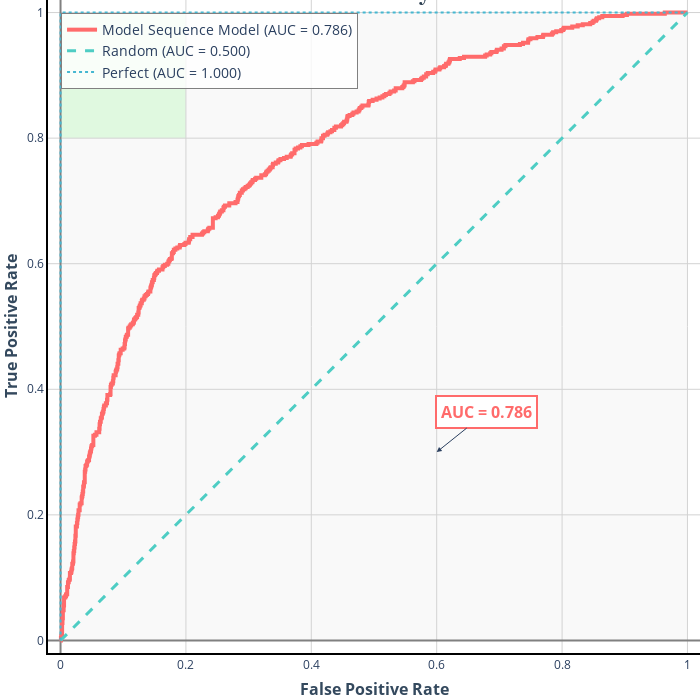
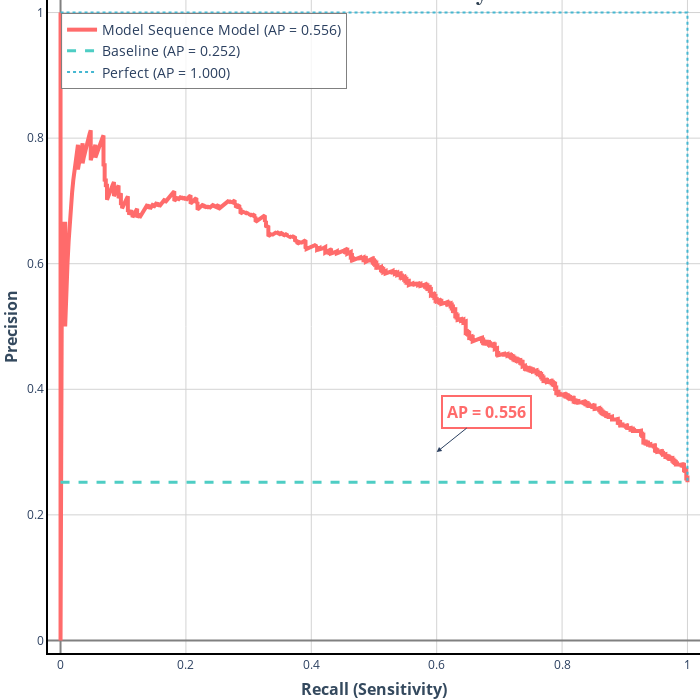
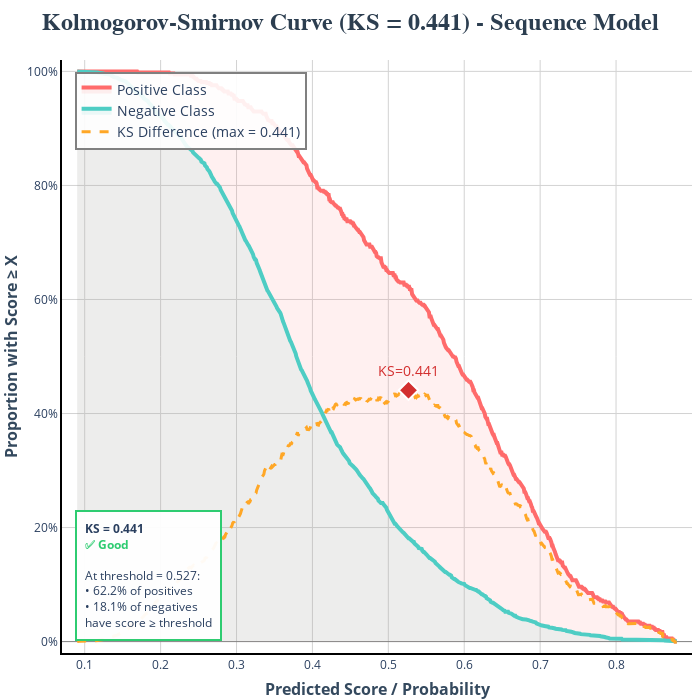
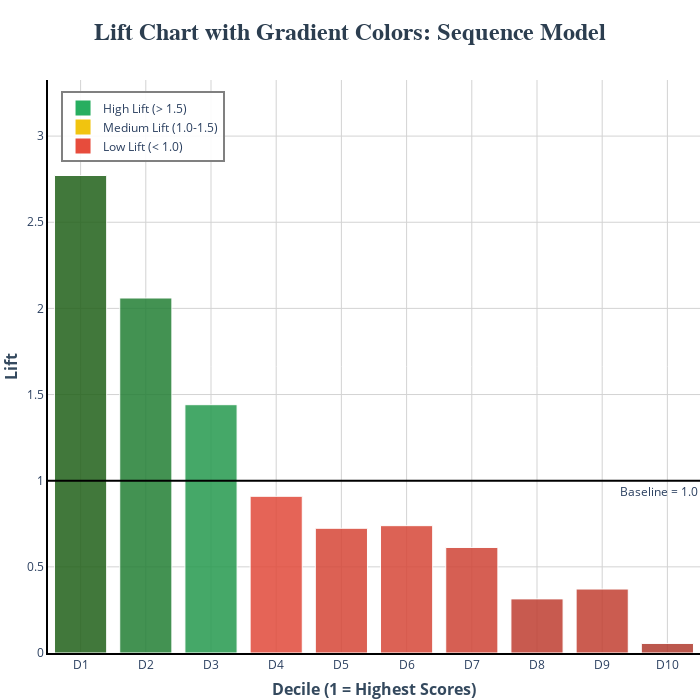

Source (notebook cell) for these figures, in order:
### Code cell
plots = log_all_plots(y_test_seq, y_pred_proba_seq, wandb_run_id, "Sequence Model")
for k, plot in plots.items():
    plot.show()

### Figure 1 — Plotly figure (JSON) as saved in the notebook; plotly's stock layout.template omitted (floating-point values rounded to 4 significant figures; data arrays with more than 128 entries replaced by an {"elided": "..."} marker saying what was removed)
{"data": [{"hovertemplate": "FPR: %{x:.3f}<br>TPR: %{y:.3f}<br><extra></extra>", "line": {"color": "#FF6B6B", "dash": "solid", "width": 4}, "mode": "lines", "name": "Model Sequence Model (AUC = 0.786)", "showlegend": true, "type": "scatter", "x": {"elided": "640 float values"}, "xaxis": "x", "y": {"elided": "640 float values"}, "yaxis": "y"}, {"line": {"color": "#4ECDC4", "dash": "dash", "width": 3}, "mode": "lines", "name": "Random (AUC = 0.500)", "showlegend": true, "type": "scatter", "x": [0, 1], "xaxis": "x", "y": [0, 1], "yaxis": "y"}, {"line": {"color": "#45B7D1", "dash": "dot", "width": 2}, "mode": "lines", "name": "Perfect (AUC = 1.000)", "showlegend": true, "type": "scatter", "x": [0, 0, 1], "xaxis": "x", "y": [0, 1, 1], "yaxis": "y"}], "layout": {"annotations": [{"arrowhead": 2, "ax": 50, "ay": -40, "bgcolor": "white", "bordercolor": "#FF6B6B", "borderpad": 4, "borderwidth": 2, "font": {"color": "#FF6B6B", "size": 16}, "showarrow": true, "text": "<b>AUC = 0.786</b>", "x": 0.6, "y": 0.3}], "height": 700, "hovermode": "x unified", "legend": {"bgcolor": "rgba(255, 255, 255, 0.8)", "bordercolor": "gray", "borderwidth": 1, "font": {"size": 14}, "x": 0.02, "y": 0.98}, "margin": {"b": 8, "l": 0, "r": 0, "t": 0}, "modebar": {"add": ["drawline", "drawopenpath", "drawclosedpath", "drawcircle", "drawrect", "eraseshape"], "remove": ["lasso2d", "select2d", "hoverClosestCartesian", "hoverCompareCartesian", "toggleSpikelines"]}, "paper_bgcolor": "white", "plot_bgcolor": "white", "shapes": [{"fillcolor": "rgba(0, 255, 0, 0.1)", "layer": "below", "line": {"width": 0}, "type": "rect", "x0": 0, "x1": 0.2, "xref": "x", "y0": 0.8, "y1": 1, "yref": "y"}, {"fillcolor": "rgba(128, 128, 128, 0.05)", "layer": "below", "line": {"width": 0}, "type": "rect", "x0": 0, "x1": 1, "xref": "x", "y0": 0, "y1": 1, "yref": "y"}], "title": {"font": {"color": "#2C3E50", "family": "Arial", "size": 24}, "text": "<b>ROC Curve Analysis</b>", "x": 0.5, "xanchor": "center"}, "width": 700, "xaxis": {"anchor": "y", "domain": [0, 1], "gridcolor": "lightgray", "gridwidth": 1, "linecolor": "black", "linewidth": 2, "range": [-0.02, 1.02], "showline": true, "tickfont": {"size": 12}, "title": {"font": {"color": "#34495E", "size": 16}, "text": "<b>False Positive Rate</b>"}, "zerolinecolor": "gray"}, "yaxis": {"anchor": "x", "domain": [0, 1], "gridcolor": "lightgray", "gridwidth": 1, "linecolor": "black", "linewidth": 2, "range": [-0.02, 1.02], "showline": true, "tickfont": {"size": 12}, "title": {"font": {"color": "#34495E", "size": 16}, "text": "<b>True Positive Rate</b>"}, "zerolinecolor": "gray"}}}

### Figure 2 — Plotly figure (JSON) as saved in the notebook; plotly's stock layout.template omitted (floating-point values rounded to 4 significant figures; data arrays with more than 128 entries replaced by an {"elided": "..."} marker saying what was removed)
{"data": [{"hovertemplate": "Recall: %{x:.3f}<br>Precision: %{y:.3f}<br><extra></extra>", "line": {"color": "#FF6B6B", "dash": "solid", "width": 4}, "mode": "lines", "name": "Model Sequence Model (AP = 0.556)", "showlegend": true, "type": "scatter", "x": {"elided": "2145 float values"}, "y": {"elided": "2145 float values"}}, {"line": {"color": "#4ECDC4", "dash": "dash", "width": 3}, "mode": "lines", "name": "Baseline (AP = 0.252)", "showlegend": true, "type": "scatter", "x": [0, 1], "y": [0.2517, 0.2517]}, {"line": {"color": "#45B7D1", "dash": "dot", "width": 2}, "mode": "lines", "name": "Perfect (AP = 1.000)", "showlegend": true, "type": "scatter", "x": [0, 1, 1], "y": [1, 1, 0.2517]}], "layout": {"annotations": [{"arrowhead": 2, "ax": 50, "ay": -40, "bgcolor": "white", "bordercolor": "#FF6B6B", "borderpad": 4, "borderwidth": 2, "font": {"color": "#FF6B6B", "size": 16}, "showarrow": true, "text": "<b>AP = 0.556</b>", "x": 0.6, "y": 0.3}], "height": 700, "hovermode": "x unified", "legend": {"bgcolor": "rgba(255, 255, 255, 0.8)", "bordercolor": "gray", "borderwidth": 1, "font": {"size": 14}, "x": 0.02, "y": 0.98}, "margin": {"b": 8, "l": 0, "r": 0, "t": 0}, "paper_bgcolor": "white", "plot_bgcolor": "white", "title": {"font": {"color": "#2C3E50", "family": "Arial", "size": 24}, "text": "<b>Precision-Recall Curve Analysis</b>", "x": 0.5, "xanchor": "center"}, "width": 700, "xaxis": {"anchor": "y", "domain": [0, 1], "gridcolor": "lightgray", "gridwidth": 1, "linecolor": "black", "linewidth": 2, "range": [-0.02, 1.02], "showline": true, "tickfont": {"size": 12}, "title": {"font": {"color": "#34495E", "size": 16}, "text": "<b>Recall (Sensitivity)</b>"}, "zerolinecolor": "gray"}, "yaxis": {"anchor": "x", "domain": [0, 1], "gridcolor": "lightgray", "gridwidth": 1, "linecolor": "black", "linewidth": 2, "range": [-0.02, 1.02], "showline": true, "tickfont": {"size": 12}, "title": {"font": {"color": "#34495E", "size": 16}, "text": "<b>Precision</b>"}, "zerolinecolor": "gray"}}}

### Figure 3 — Plotly figure (JSON) as saved in the notebook; plotly's stock layout.template omitted (floating-point values rounded to 4 significant figures; data arrays with more than 128 entries replaced by an {"elided": "..."} marker saying what was removed)
{"data": [{"fill": "tozeroy", "fillcolor": "rgba(255, 107, 107, 0.1)", "hovertemplate": "Score: %{x:.3f}<br>% Positive ≥ score: %{y:.1%}<br><extra></extra>", "line": {"color": "#FF6B6B", "width": 4}, "mode": "lines", "name": "Positive Class", "showlegend": true, "type": "scatter", "x": {"elided": "1000 float values"}, "y": {"elided": "1000 float values"}}, {"fill": "tozeroy", "fillcolor": "rgba(78, 205, 196, 0.1)", "hovertemplate": "Score: %{x:.3f}<br>% Negative ≥ score: %{y:.1%}<br><extra></extra>", "line": {"color": "#4ECDC4", "width": 4}, "mode": "lines", "name": "Negative Class", "showlegend": true, "type": "scatter", "x": {"elided": "1000 float values"}, "y": {"elided": "1000 float values"}}, {"hovertemplate": "Score: %{x:.3f}<br>KS Difference: %{y:.3f}<br><extra></extra>", "line": {"color": "#FFA726", "dash": "dash", "width": 3}, "mode": "lines", "name": "KS Difference (max = 0.441)", "showlegend": true, "type": "scatter", "x": {"elided": "1000 float values"}, "y": {"elided": "1000 float values"}}, {"hovertemplate": "Threshold: 0.527<br>KS: 0.441<br>% Positive ≥ threshold: 62.2%<br>% Negative ≥ threshold: 18.1%<br><extra></extra>", "marker": {"color": "#D32F2F", "line": {"color": "white", "width": 2}, "size": 15, "symbol": "diamond"}, "mode": "markers+text", "name": "KS Maximum", "showlegend": false, "text": ["KS=0.441"], "textfont": {"color": "#D32F2F", "size": 14}, "textposition": "top center", "type": "scatter", "x": [0.5266], "y": [0.4409]}], "layout": {"annotations": [{"align": "left", "bgcolor": "rgba(255, 255, 255, 0.95)", "bordercolor": "#2ECC71", "borderpad": 8, "borderwidth": 2, "font": {"size": 12}, "showarrow": false, "text": "<b>KS = 0.441</b><br><span style='color:#2ECC71'><b>✅ Good</b></span><br><br>At threshold = 0.527:<br>• 62.2% of positives<br>• 18.1% of negatives<br>have score ≥ threshold", "x": 0.02, "xref": "paper", "y": 0.02, "yref": "paper"}], "height": 700, "hovermode": "x unified", "legend": {"bgcolor": "rgba(255, 255, 255, 0.9)", "bordercolor": "gray", "borderwidth": 2, "font": {"size": 14}, "x": 0.02, "y": 0.98}, "margin": {"b": 8, "l": 0, "r": 0, "t": 60}, "paper_bgcolor": "white", "plot_bgcolor": "white", "title": {"font": {"color": "#2C3E50", "family": "Arial", "size": 24}, "text": "<b>Kolmogorov-Smirnov Curve (KS = 0.441) - Sequence Model</b>", "x": 0.5, "xanchor": "center"}, "width": 700, "xaxis": {"anchor": "y", "domain": [0, 1], "gridcolor": "lightgray", "gridwidth": 1, "linecolor": "black", "linewidth": 2, "range": [0.07009, 0.9], "showline": true, "tickfont": {"size": 12}, "title": {"font": {"color": "#34495E", "size": 16}, "text": "<b>Predicted Score / Probability</b>"}}, "yaxis": {"anchor": "x", "domain": [0, 1], "gridcolor": "lightgray", "gridwidth": 1, "linecolor": "black", "linewidth": 2, "range": [-0.02, 1.02], "showline": true, "tickfont": {"size": 12}, "tickformat": ".0%", "title": {"font": {"color": "#34495E", "size": 16}, "text": "<b>Proportion with Score ≥ X</b>"}, "zeroline": true, "zerolinecolor": "gray", "zerolinewidth": 1}}}

### Figure 4 — Plotly figure (JSON) as saved in the notebook; plotly's stock layout.template omitted (floating-point values rounded to 4 significant figures)
{"data": [{"customdata": [0.6977, 0.5187, 0.3628, 0.229, 0.1822, 0.186, 0.1542, 0.07907, 0.09346, 0.01395], "hovertemplate": "Decile %{x}<br>Lift: %{y:.2f}x<br>Response Rate: %{customdata:.1%}<br><extra></extra>", "marker": {"color": ["rgb(33,97,25)", "rgb(35,127,53)", "rgb(37,154,78)", "rgb(225,74,58)", "rgb(214,70,55)", "rgb(215,71,56)", "rgb(208,68,54)", "rgb(191,62,49)", "rgb(194,64,50)", "rgb(176,58,46)"], "line": {"color": "white", "width": 1}}, "name": "Lift per Decile", "opacity": 0.85, "showlegend": false, "type": "bar", "x": [1, 2, 3, 4, 5, 6, 7, 8, 9, 10], "y": [2.771, 2.06, 1.441, 0.9095, 0.7239, 0.739, 0.6125, 0.3141, 0.3712, 0.05543]}, {"marker": {"color": "#27AE60", "size": 15, "symbol": "square"}, "mode": "markers", "name": "High Lift (> 1.5)", "showlegend": true, "type": "scatter", "x": [null], "y": [null]}, {"marker": {"color": "#F1C40F", "size": 15, "symbol": "square"}, "mode": "markers", "name": "Medium Lift (1.0-1.5)", "showlegend": true, "type": "scatter", "x": [null], "y": [null]}, {"marker": {"color": "#E74C3C", "size": 15, "symbol": "square"}, "mode": "markers", "name": "Low Lift (< 1.0)", "showlegend": true, "type": "scatter", "x": [null], "y": [null]}], "layout": {"annotations": [{"font": {"size": 12}, "showarrow": false, "text": "Baseline = 1.0", "x": 1, "xanchor": "right", "xref": "x domain", "y": 1, "yanchor": "top", "yref": "y"}], "height": 700, "hovermode": "x unified", "legend": {"bgcolor": "rgba(255, 255, 255, 0.9)", "bordercolor": "gray", "borderwidth": 2, "font": {"size": 12}, "x": 0.02, "y": 0.98}, "margin": {"b": 8, "l": 0, "r": 0, "t": 80}, "paper_bgcolor": "white", "plot_bgcolor": "white", "shapes": [{"line": {"color": "black", "dash": "solid", "width": 2}, "type": "line", "x0": 0, "x1": 1, "xref": "x domain", "y0": 1, "y1": 1, "yref": "y"}], "title": {"font": {"color": "#2C3E50", "family": "Arial", "size": 24}, "text": "<b>Lift Chart with Gradient Colors: Sequence Model</b>", "x": 0.5, "xanchor": "center"}, "width": 700, "xaxis": {"anchor": "y", "domain": [0, 1], "gridcolor": "lightgray", "gridwidth": 1, "linecolor": "black", "linewidth": 2, "showline": true, "tickfont": {"size": 12}, "tickmode": "array", "ticktext": ["D1", "D2", "D3", "D4", "D5", "D6", "D7", "D8", "D9", "D10"], "tickvals": [1, 2, 3, 4, 5, 6, 7, 8, 9, 10], "title": {"font": {"color": "#34495E", "size": 16}, "text": "<b>Decile (1 = Highest Scores)</b>"}}, "yaxis": {"anchor": "x", "domain": [0, 1], "gridcolor": "lightgray", "gridwidth": 1, "linecolor": "black", "linewidth": 2, "range": [0, 3.326], "showline": true, "tickfont": {"size": 12}, "title": {"font": {"color": "#34495E", "size": 16}, "text": "<b>Lift</b>"}}}}
